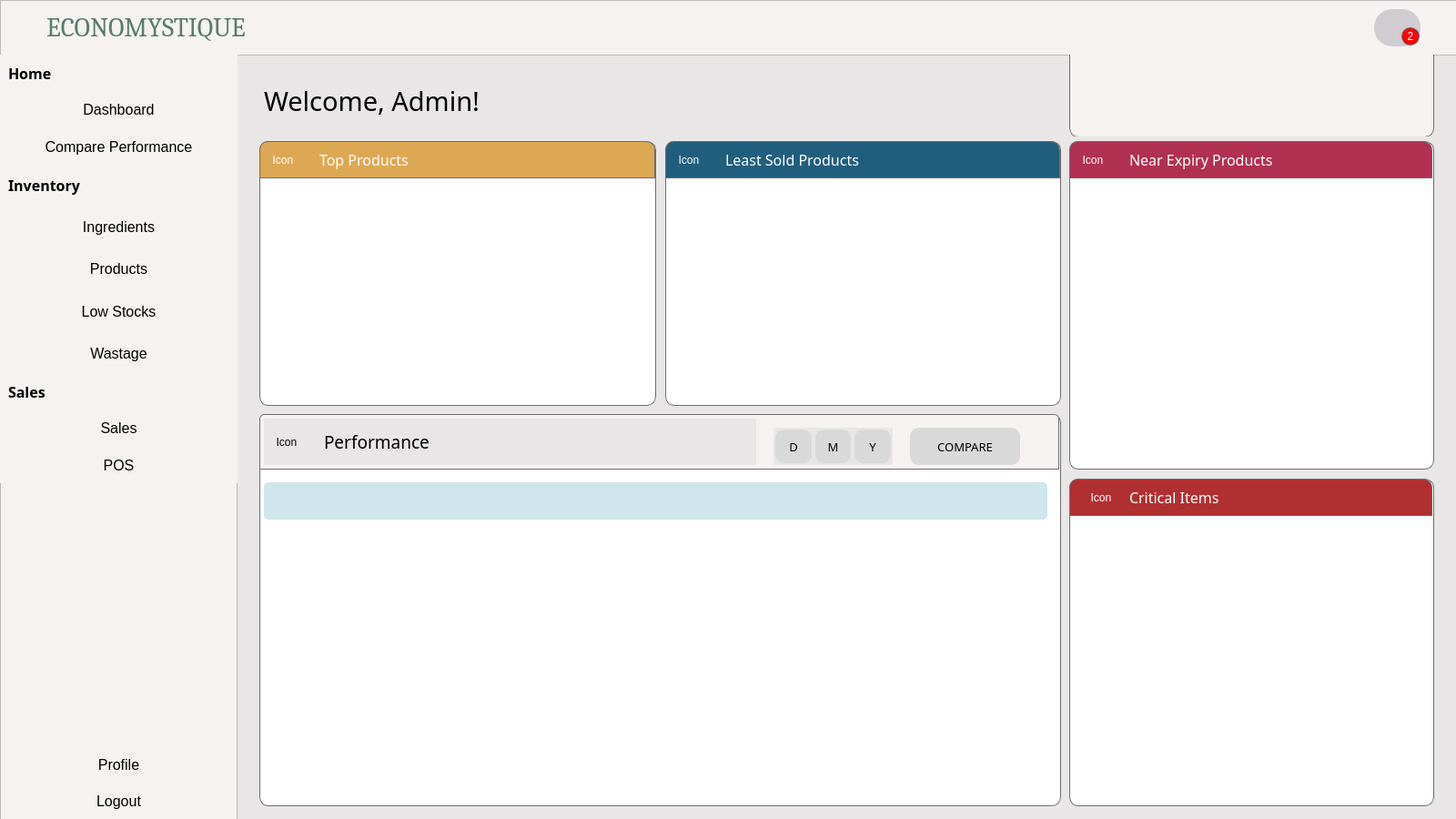
<?xml version="1.0" encoding="UTF-8"?>
<ui version="4.0">
 <class>Dashboard</class>
 <widget class="QWidget" name="Dashboard">
  <property name="geometry">
   <rect>
    <x>0</x>
    <y>0</y>
    <width>1600</width>
    <height>900</height>
   </rect>
  </property>
  <property name="windowTitle">
   <string>Form</string>
  </property>
  <property name="styleSheet">
   <string notr="true">color: black;
background: #E8E6E6;</string>
  </property>
  <widget class="QFrame" name="frame">
   <property name="geometry">
    <rect>
     <x>0</x>
     <y>0</y>
     <width>1601</width>
     <height>61</height>
    </rect>
   </property>
   <property name="styleSheet">
    <string notr="true">background: #F6f2f2;</string>
   </property>
   <property name="frameShape">
    <enum>QFrame::StyledPanel</enum>
   </property>
   <property name="frameShadow">
    <enum>QFrame::Raised</enum>
   </property>
   <widget class="QPushButton" name="btnObs">
    <property name="geometry">
     <rect>
      <x>0</x>
      <y>0</y>
      <width>321</width>
      <height>61</height>
     </rect>
    </property>
    <property name="font">
     <font>
      <family>Cambria</family>
      <pointsize>22</pointsize>
     </font>
    </property>
    <property name="cursor">
     <cursorShape>PointingHandCursor</cursorShape>
    </property>
    <property name="styleSheet">
     <string notr="true">QPushButton {
    background-color: transparent;
    color: #587c6c;
    border-radius: 50px;
}
QPushButton:hover {
    background-color: #e9e8e7;
}
QPushButton:pressed {
    border-style: inset;
    background-color: #e9e8e7;
}
</string>
    </property>
    <property name="text">
     <string>ECONOMYSTIQUE</string>
    </property>
    <property name="icon">
     <iconset>
      <normaloff>img/econologo_transparent_cropped.png</normaloff>img/econologo_transparent_cropped.png</iconset>
    </property>
    <property name="iconSize">
     <size>
      <width>30</width>
      <height>30</height>
     </size>
    </property>
   </widget>
   <widget class="QPushButton" name="btnNotif">
    <property name="geometry">
     <rect>
      <x>1510</x>
      <y>10</y>
      <width>51</width>
      <height>41</height>
     </rect>
    </property>
    <property name="styleSheet">
     <string notr="true">QPushButton {
	background: rgba(98,91,113,0.25);
	border: 0px;
border-radius: 20px;
}

QPushButton:hover {
    background: rgba(98,91,113,0.15);
}</string>
    </property>
    <property name="text">
     <string/>
    </property>
    <property name="icon">
     <iconset>
      <normaloff>img/notification-bell.png</normaloff>img/notification-bell.png</iconset>
    </property>
    <property name="iconSize">
     <size>
      <width>20</width>
      <height>20</height>
     </size>
    </property>
   </widget>
   <widget class="QLabel" name="lblBadge">
    <property name="geometry">
     <rect>
      <x>1540</x>
      <y>30</y>
      <width>20</width>
      <height>20</height>
     </rect>
    </property>
    <property name="styleSheet">
     <string notr="true">color: white;
background-color: red;
border-radius: 10px;
border: 1px solid #706c6c;</string>
    </property>
    <property name="text">
     <string>2</string>
    </property>
    <property name="alignment">
     <set>Qt::AlignCenter</set>
    </property>
    <property name="wordWrap">
     <bool>true</bool>
    </property>
   </widget>
  </widget>
  <widget class="QListWidget" name="lsExpProducts">
   <property name="geometry">
    <rect>
     <x>1170</x>
     <y>60</y>
     <width>411</width>
     <height>91</height>
    </rect>
   </property>
   <property name="font">
    <font>
     <family>Century Gothic</family>
     <pointsize>10</pointsize>
    </font>
   </property>
   <property name="styleSheet">
    <string notr="true">border-right: 1px solid #706c6c;
border-left: 1px solid #706c6c;
border-bottom: 1px solid #706c6c;
border-bottom-left-radius: 10px;
border-bottom-right-radius: 10px;
background-color: #F6f2f2;
color: black;
margin-left: 5px;
margin-right: 5px;</string>
   </property>
  </widget>
  <widget class="QFrame" name="frame_3">
   <property name="geometry">
    <rect>
     <x>0</x>
     <y>60</y>
     <width>261</width>
     <height>841</height>
    </rect>
   </property>
   <property name="styleSheet">
    <string notr="true">background: #F6F2F2;</string>
   </property>
   <property name="frameShape">
    <enum>QFrame::StyledPanel</enum>
   </property>
   <property name="frameShadow">
    <enum>QFrame::Raised</enum>
   </property>
   <widget class="QWidget" name="verticalLayoutWidget">
    <property name="geometry">
     <rect>
      <x>0</x>
      <y>120</y>
      <width>261</width>
      <height>231</height>
     </rect>
    </property>
    <layout class="QVBoxLayout" name="verticalLayout">
     <property name="spacing">
      <number>0</number>
     </property>
     <item>
      <widget class="QLabel" name="label_3">
       <property name="font">
        <font>
         <family>Gadugi</family>
         <pointsize>12</pointsize>
         <weight>75</weight>
         <bold>true</bold>
        </font>
       </property>
       <property name="styleSheet">
        <string notr="true">margin-left: 5px;</string>
       </property>
       <property name="text">
        <string>Inventory</string>
       </property>
      </widget>
     </item>
     <item>
      <widget class="QPushButton" name="btnIngredients">
       <property name="sizePolicy">
        <sizepolicy hsizetype="Minimum" vsizetype="Minimum">
         <horstretch>0</horstretch>
         <verstretch>0</verstretch>
        </sizepolicy>
       </property>
       <property name="font">
        <font>
         <pointsize>12</pointsize>
        </font>
       </property>
       <property name="cursor">
        <cursorShape>PointingHandCursor</cursorShape>
       </property>
       <property name="styleSheet">
        <string notr="true">QPushButton {
    background-color: transparent;
    color: black;
    border-radius: 50px;
}
QPushButton:hover {
    background-color: #e9e8e7;
}
QPushButton:pressed {
    border-style: inset;
    background-color: #e9e8e7;
}
</string>
       </property>
       <property name="text">
        <string>Ingredients</string>
       </property>
       <property name="checkable">
        <bool>false</bool>
       </property>
      </widget>
     </item>
     <item>
      <widget class="QPushButton" name="btnProducts">
       <property name="sizePolicy">
        <sizepolicy hsizetype="Minimum" vsizetype="Minimum">
         <horstretch>0</horstretch>
         <verstretch>0</verstretch>
        </sizepolicy>
       </property>
       <property name="font">
        <font>
         <pointsize>12</pointsize>
        </font>
       </property>
       <property name="cursor">
        <cursorShape>PointingHandCursor</cursorShape>
       </property>
       <property name="styleSheet">
        <string notr="true">QPushButton {
    background-color: transparent;
    color: black;
    border-radius: 50px;
}
QPushButton:hover {
    background-color: #e9e8e7;
}
QPushButton:pressed {
    border-style: inset;
    background-color: #e9e8e7;
}
</string>
       </property>
       <property name="text">
        <string>Products</string>
       </property>
       <property name="checkable">
        <bool>false</bool>
       </property>
      </widget>
     </item>
     <item>
      <widget class="QPushButton" name="btnCritical">
       <property name="sizePolicy">
        <sizepolicy hsizetype="Minimum" vsizetype="Minimum">
         <horstretch>0</horstretch>
         <verstretch>0</verstretch>
        </sizepolicy>
       </property>
       <property name="font">
        <font>
         <pointsize>12</pointsize>
        </font>
       </property>
       <property name="cursor">
        <cursorShape>PointingHandCursor</cursorShape>
       </property>
       <property name="styleSheet">
        <string notr="true">QPushButton {
    background-color: transparent;
    color: black;
    border-radius: 50px;
}
QPushButton:hover {
    background-color: #e9e8e7;
}
QPushButton:pressed {
    border-style: inset;
    background-color: #e9e8e7;
}
</string>
       </property>
       <property name="text">
        <string>Low Stocks</string>
       </property>
       <property name="checkable">
        <bool>false</bool>
       </property>
      </widget>
     </item>
     <item>
      <widget class="QPushButton" name="btnWastage">
       <property name="sizePolicy">
        <sizepolicy hsizetype="Minimum" vsizetype="Minimum">
         <horstretch>0</horstretch>
         <verstretch>0</verstretch>
        </sizepolicy>
       </property>
       <property name="font">
        <font>
         <pointsize>12</pointsize>
        </font>
       </property>
       <property name="cursor">
        <cursorShape>PointingHandCursor</cursorShape>
       </property>
       <property name="styleSheet">
        <string notr="true">QPushButton {
    background-color: transparent;
    color: black;
    border-radius: 50px;
}
QPushButton:hover {
    background-color: #e9e8e7;
}
QPushButton:pressed {
    border-style: inset;
    background-color: #e9e8e7;
}
</string>
       </property>
       <property name="text">
        <string>Wastage</string>
       </property>
       <property name="iconSize">
        <size>
         <width>50</width>
         <height>50</height>
        </size>
       </property>
       <property name="checkable">
        <bool>false</bool>
       </property>
      </widget>
     </item>
    </layout>
   </widget>
   <widget class="QWidget" name="verticalLayoutWidget_2">
    <property name="geometry">
     <rect>
      <x>0</x>
      <y>350</y>
      <width>261</width>
      <height>121</height>
     </rect>
    </property>
    <layout class="QVBoxLayout" name="verticalLayout_2">
     <property name="spacing">
      <number>0</number>
     </property>
     <item>
      <widget class="QLabel" name="label_5">
       <property name="font">
        <font>
         <family>Gadugi</family>
         <pointsize>12</pointsize>
         <weight>75</weight>
         <bold>true</bold>
        </font>
       </property>
       <property name="styleSheet">
        <string notr="true">margin-left: 5px;</string>
       </property>
       <property name="text">
        <string>Sales</string>
       </property>
      </widget>
     </item>
     <item>
      <widget class="QPushButton" name="btnSales">
       <property name="sizePolicy">
        <sizepolicy hsizetype="Minimum" vsizetype="Minimum">
         <horstretch>0</horstretch>
         <verstretch>0</verstretch>
        </sizepolicy>
       </property>
       <property name="font">
        <font>
         <pointsize>12</pointsize>
        </font>
       </property>
       <property name="cursor">
        <cursorShape>PointingHandCursor</cursorShape>
       </property>
       <property name="styleSheet">
        <string notr="true">QPushButton {
    background-color: transparent;
    color: black;
    border-radius: 50px;
}
QPushButton:hover {
    background-color: #e9e8e7;
}
QPushButton:pressed {
    border-style: inset;
    background-color: #e9e8e7;
}
</string>
       </property>
       <property name="text">
        <string>Sales</string>
       </property>
       <property name="checkable">
        <bool>false</bool>
       </property>
      </widget>
     </item>
     <item>
      <widget class="QPushButton" name="btnPOS">
       <property name="sizePolicy">
        <sizepolicy hsizetype="Minimum" vsizetype="Minimum">
         <horstretch>0</horstretch>
         <verstretch>0</verstretch>
        </sizepolicy>
       </property>
       <property name="font">
        <font>
         <pointsize>12</pointsize>
        </font>
       </property>
       <property name="cursor">
        <cursorShape>PointingHandCursor</cursorShape>
       </property>
       <property name="styleSheet">
        <string notr="true">QPushButton {
    background-color: transparent;
    color: black;
    border-radius: 50px;
}
QPushButton:hover {
    background-color: #e9e8e7;
}
QPushButton:pressed {
    border-style: inset;
    background-color: #e9e8e7;
}
</string>
       </property>
       <property name="text">
        <string>POS</string>
       </property>
       <property name="checkable">
        <bool>false</bool>
       </property>
      </widget>
     </item>
    </layout>
   </widget>
   <widget class="QPushButton" name="btnAccount">
    <property name="geometry">
     <rect>
      <x>0</x>
      <y>760</y>
      <width>261</width>
      <height>40</height>
     </rect>
    </property>
    <property name="sizePolicy">
     <sizepolicy hsizetype="Minimum" vsizetype="Minimum">
      <horstretch>0</horstretch>
      <verstretch>0</verstretch>
     </sizepolicy>
    </property>
    <property name="font">
     <font>
      <pointsize>12</pointsize>
     </font>
    </property>
    <property name="cursor">
     <cursorShape>PointingHandCursor</cursorShape>
    </property>
    <property name="styleSheet">
     <string notr="true">QPushButton {
    background-color: transparent;
    color: black;
    border-radius: 50px;
}
QPushButton:hover {
    background-color: #e9e8e7;
}
QPushButton:pressed {
    border-style: inset;
    background-color: #e9e8e7;
}
</string>
    </property>
    <property name="text">
     <string>Profile</string>
    </property>
   </widget>
   <widget class="QPushButton" name="btnLogOut">
    <property name="geometry">
     <rect>
      <x>0</x>
      <y>800</y>
      <width>261</width>
      <height>40</height>
     </rect>
    </property>
    <property name="sizePolicy">
     <sizepolicy hsizetype="Minimum" vsizetype="Minimum">
      <horstretch>0</horstretch>
      <verstretch>0</verstretch>
     </sizepolicy>
    </property>
    <property name="font">
     <font>
      <pointsize>12</pointsize>
     </font>
    </property>
    <property name="cursor">
     <cursorShape>PointingHandCursor</cursorShape>
    </property>
    <property name="styleSheet">
     <string notr="true">QPushButton {
    background-color: transparent;
    color: black;
    border-radius: 50px;
}
QPushButton:hover {
    background-color: #e9e8e7;
}
QPushButton:pressed {
    border-style: inset;
    background-color: #e9e8e7;
}
</string>
    </property>
    <property name="text">
     <string>Logout</string>
    </property>
   </widget>
   <widget class="QWidget" name="verticalLayoutWidget_3">
    <property name="geometry">
     <rect>
      <x>0</x>
      <y>0</y>
      <width>261</width>
      <height>121</height>
     </rect>
    </property>
    <layout class="QVBoxLayout" name="verticalLayout_3">
     <property name="spacing">
      <number>0</number>
     </property>
     <item>
      <widget class="QLabel" name="label_13">
       <property name="font">
        <font>
         <family>Gadugi</family>
         <pointsize>12</pointsize>
         <weight>75</weight>
         <bold>true</bold>
        </font>
       </property>
       <property name="styleSheet">
        <string notr="true">margin-left: 5px;</string>
       </property>
       <property name="text">
        <string>Home</string>
       </property>
      </widget>
     </item>
     <item>
      <widget class="QPushButton" name="btnDashboard">
       <property name="sizePolicy">
        <sizepolicy hsizetype="Minimum" vsizetype="Minimum">
         <horstretch>0</horstretch>
         <verstretch>0</verstretch>
        </sizepolicy>
       </property>
       <property name="font">
        <font>
         <pointsize>12</pointsize>
        </font>
       </property>
       <property name="cursor">
        <cursorShape>PointingHandCursor</cursorShape>
       </property>
       <property name="styleSheet">
        <string notr="true">QPushButton {
    background-color: transparent;
    color: black;
    border-radius: 50px;
}
QPushButton:hover {
    background-color: #e9e8e7;
}
QPushButton:pressed {
    border-style: inset;
    background-color: #e9e8e7;
}
</string>
       </property>
       <property name="text">
        <string>Dashboard</string>
       </property>
       <property name="checkable">
        <bool>false</bool>
       </property>
      </widget>
     </item>
     <item>
      <widget class="QPushButton" name="btnCompare_2">
       <property name="sizePolicy">
        <sizepolicy hsizetype="Minimum" vsizetype="Minimum">
         <horstretch>0</horstretch>
         <verstretch>0</verstretch>
        </sizepolicy>
       </property>
       <property name="font">
        <font>
         <pointsize>12</pointsize>
        </font>
       </property>
       <property name="cursor">
        <cursorShape>PointingHandCursor</cursorShape>
       </property>
       <property name="styleSheet">
        <string notr="true">QPushButton {
    background-color: transparent;
    color: black;
    border-radius: 50px;
}
QPushButton:hover {
    background-color: #e9e8e7;
}
QPushButton:pressed {
    border-style: inset;
    background-color: #e9e8e7;
}
</string>
       </property>
       <property name="text">
        <string>Compare Performance</string>
       </property>
       <property name="checkable">
        <bool>false</bool>
       </property>
      </widget>
     </item>
    </layout>
   </widget>
  </widget>
  <widget class="QLabel" name="lblWelcomeName">
   <property name="geometry">
    <rect>
     <x>290</x>
     <y>70</y>
     <width>671</width>
     <height>81</height>
    </rect>
   </property>
   <property name="font">
    <font>
     <family>Gadugi</family>
     <pointsize>22</pointsize>
    </font>
   </property>
   <property name="styleSheet">
    <string notr="true">background: transparent;</string>
   </property>
   <property name="text">
    <string>Welcome, Admin!</string>
   </property>
  </widget>
  <widget class="QWidget" name="horizontalLayoutWidget">
   <property name="geometry">
    <rect>
     <x>280</x>
     <y>150</y>
     <width>891</width>
     <height>301</height>
    </rect>
   </property>
   <layout class="QHBoxLayout" name="horizontalLayout">
    <property name="spacing">
     <number>0</number>
    </property>
    <property name="leftMargin">
     <number>0</number>
    </property>
    <property name="topMargin">
     <number>0</number>
    </property>
    <property name="rightMargin">
     <number>0</number>
    </property>
    <property name="bottomMargin">
     <number>0</number>
    </property>
    <item>
     <widget class="QFrame" name="frame_2">
      <property name="sizePolicy">
       <sizepolicy hsizetype="Preferred" vsizetype="Preferred">
        <horstretch>0</horstretch>
        <verstretch>0</verstretch>
       </sizepolicy>
      </property>
      <property name="styleSheet">
       <string notr="true">#frame_2{
	border-radius: 10px;
	background: white;
	margin: 5px;
	border: 1px solid #706c6c;
}</string>
      </property>
      <property name="frameShape">
       <enum>QFrame::StyledPanel</enum>
      </property>
      <property name="frameShadow">
       <enum>QFrame::Raised</enum>
      </property>
      <widget class="QLabel" name="lblBestProduct">
       <property name="geometry">
        <rect>
         <x>20</x>
         <y>60</y>
         <width>401</width>
         <height>191</height>
        </rect>
       </property>
       <property name="font">
        <font>
         <family>Century Gothic</family>
         <pointsize>14</pointsize>
         <weight>75</weight>
         <italic>true</italic>
         <bold>true</bold>
        </font>
       </property>
       <property name="styleSheet">
        <string notr="true">border-top-right-radius: 5px;
border-top-left-radius: 5px;
background: transparent;
color: black;</string>
       </property>
       <property name="text">
        <string/>
       </property>
       <property name="alignment">
        <set>Qt::AlignCenter</set>
       </property>
       <property name="wordWrap">
        <bool>true</bool>
       </property>
      </widget>
      <widget class="QFrame" name="frame_8">
       <property name="geometry">
        <rect>
         <x>0</x>
         <y>0</y>
         <width>445</width>
         <height>51</height>
        </rect>
       </property>
       <property name="styleSheet">
        <string notr="true">#frame_8{
	border: 1px solid #706c6c;
	border-top-left-radius: 10px;
	border-top-right-radius: 10px;
	background: #DDA853;
	margin: 5px;
}</string>
       </property>
       <property name="frameShape">
        <enum>QFrame::StyledPanel</enum>
       </property>
       <property name="frameShadow">
        <enum>QFrame::Raised</enum>
       </property>
       <layout class="QGridLayout" name="gridLayout_5">
        <property name="leftMargin">
         <number>0</number>
        </property>
        <property name="topMargin">
         <number>0</number>
        </property>
        <property name="rightMargin">
         <number>0</number>
        </property>
        <property name="bottomMargin">
         <number>0</number>
        </property>
        <item row="0" column="1">
         <widget class="QLabel" name="label_4">
          <property name="sizePolicy">
           <sizepolicy hsizetype="Expanding" vsizetype="Preferred">
            <horstretch>0</horstretch>
            <verstretch>0</verstretch>
           </sizepolicy>
          </property>
          <property name="font">
           <font>
            <family>Gadugi</family>
            <pointsize>12</pointsize>
            <weight>50</weight>
            <bold>false</bold>
           </font>
          </property>
          <property name="styleSheet">
           <string notr="true">background: transparent;
color: white;
margin-left: 5px;</string>
          </property>
          <property name="lineWidth">
           <number>1</number>
          </property>
          <property name="text">
           <string>Top Products</string>
          </property>
          <property name="alignment">
           <set>Qt::AlignLeading|Qt::AlignLeft|Qt::AlignVCenter</set>
          </property>
         </widget>
        </item>
        <item row="0" column="0">
         <widget class="QLabel" name="label_6">
          <property name="sizePolicy">
           <sizepolicy hsizetype="Minimum" vsizetype="Expanding">
            <horstretch>0</horstretch>
            <verstretch>0</verstretch>
           </sizepolicy>
          </property>
          <property name="minimumSize">
           <size>
            <width>50</width>
            <height>0</height>
           </size>
          </property>
          <property name="styleSheet">
           <string notr="true">background: transparent;
color: white;</string>
          </property>
          <property name="text">
           <string>Icon</string>
          </property>
          <property name="alignment">
           <set>Qt::AlignCenter</set>
          </property>
         </widget>
        </item>
       </layout>
      </widget>
     </widget>
    </item>
    <item>
     <widget class="QFrame" name="frame_4">
      <property name="sizePolicy">
       <sizepolicy hsizetype="Preferred" vsizetype="Preferred">
        <horstretch>0</horstretch>
        <verstretch>0</verstretch>
       </sizepolicy>
      </property>
      <property name="styleSheet">
       <string notr="true">#frame_4{
	border-radius: 10px;
	background: white;
	margin: 5px;
	border: 1px solid #706c6c;
}</string>
      </property>
      <property name="frameShape">
       <enum>QFrame::StyledPanel</enum>
      </property>
      <property name="frameShadow">
       <enum>QFrame::Raised</enum>
      </property>
      <widget class="QFrame" name="frame_9">
       <property name="geometry">
        <rect>
         <x>0</x>
         <y>0</y>
         <width>444</width>
         <height>51</height>
        </rect>
       </property>
       <property name="styleSheet">
        <string notr="true">#frame_9{
	border: 1px solid #706c6c;
	border-top-left-radius: 10px;
	border-top-right-radius: 10px;
	background: #215E7D;
	margin: 5px;
}</string>
       </property>
       <property name="frameShape">
        <enum>QFrame::StyledPanel</enum>
       </property>
       <property name="frameShadow">
        <enum>QFrame::Raised</enum>
       </property>
       <layout class="QGridLayout" name="gridLayout_4">
        <property name="leftMargin">
         <number>0</number>
        </property>
        <property name="topMargin">
         <number>0</number>
        </property>
        <property name="rightMargin">
         <number>0</number>
        </property>
        <property name="bottomMargin">
         <number>0</number>
        </property>
        <item row="0" column="1">
         <widget class="QLabel" name="label_7">
          <property name="sizePolicy">
           <sizepolicy hsizetype="Expanding" vsizetype="Preferred">
            <horstretch>0</horstretch>
            <verstretch>0</verstretch>
           </sizepolicy>
          </property>
          <property name="font">
           <font>
            <family>Gadugi</family>
            <pointsize>12</pointsize>
            <weight>50</weight>
            <bold>false</bold>
           </font>
          </property>
          <property name="styleSheet">
           <string notr="true">background: transparent;
color: white;
margin-left: 5px;</string>
          </property>
          <property name="lineWidth">
           <number>1</number>
          </property>
          <property name="text">
           <string>Least Sold Products</string>
          </property>
          <property name="alignment">
           <set>Qt::AlignLeading|Qt::AlignLeft|Qt::AlignVCenter</set>
          </property>
         </widget>
        </item>
        <item row="0" column="0">
         <widget class="QLabel" name="label_9">
          <property name="sizePolicy">
           <sizepolicy hsizetype="Minimum" vsizetype="Preferred">
            <horstretch>0</horstretch>
            <verstretch>0</verstretch>
           </sizepolicy>
          </property>
          <property name="minimumSize">
           <size>
            <width>50</width>
            <height>0</height>
           </size>
          </property>
          <property name="styleSheet">
           <string notr="true">background: transparent;
color: white;</string>
          </property>
          <property name="text">
           <string>Icon</string>
          </property>
          <property name="alignment">
           <set>Qt::AlignCenter</set>
          </property>
         </widget>
        </item>
       </layout>
      </widget>
     </widget>
    </item>
   </layout>
  </widget>
  <widget class="QWidget" name="verticalLayoutWidget_4">
   <property name="geometry">
    <rect>
     <x>1170</x>
     <y>150</y>
     <width>411</width>
     <height>741</height>
    </rect>
   </property>
   <layout class="QVBoxLayout" name="verticalLayout_4">
    <property name="spacing">
     <number>0</number>
    </property>
    <item>
     <widget class="QFrame" name="frame_6">
      <property name="sizePolicy">
       <sizepolicy hsizetype="Preferred" vsizetype="Preferred">
        <horstretch>0</horstretch>
        <verstretch>0</verstretch>
       </sizepolicy>
      </property>
      <property name="styleSheet">
       <string notr="true">#frame_6{
	border-radius: 10px;
	background: white;
	margin: 5px;
	border: 1px solid #706c6c;
}
</string>
      </property>
      <property name="frameShape">
       <enum>QFrame::StyledPanel</enum>
      </property>
      <property name="frameShadow">
       <enum>QFrame::Raised</enum>
      </property>
      <widget class="QFrame" name="frame_10">
       <property name="geometry">
        <rect>
         <x>0</x>
         <y>0</y>
         <width>409</width>
         <height>51</height>
        </rect>
       </property>
       <property name="styleSheet">
        <string notr="true">#frame_10{
	border: 1px solid #706c6c;
	border-top-left-radius: 10px;
	border-top-right-radius: 10px;
	background: #B03052;
	margin: 5px;
}</string>
       </property>
       <property name="frameShape">
        <enum>QFrame::StyledPanel</enum>
       </property>
       <property name="frameShadow">
        <enum>QFrame::Raised</enum>
       </property>
       <layout class="QGridLayout" name="gridLayout_3">
        <property name="leftMargin">
         <number>0</number>
        </property>
        <property name="topMargin">
         <number>0</number>
        </property>
        <property name="rightMargin">
         <number>0</number>
        </property>
        <property name="bottomMargin">
         <number>0</number>
        </property>
        <item row="0" column="1">
         <widget class="QLabel" name="label_8">
          <property name="sizePolicy">
           <sizepolicy hsizetype="Expanding" vsizetype="Preferred">
            <horstretch>0</horstretch>
            <verstretch>0</verstretch>
           </sizepolicy>
          </property>
          <property name="font">
           <font>
            <family>Gadugi</family>
            <pointsize>12</pointsize>
            <weight>50</weight>
            <bold>false</bold>
           </font>
          </property>
          <property name="styleSheet">
           <string notr="true">background: transparent;
color: white;
margin-left: 5px;</string>
          </property>
          <property name="lineWidth">
           <number>1</number>
          </property>
          <property name="text">
           <string>Near Expiry Products</string>
          </property>
          <property name="alignment">
           <set>Qt::AlignLeading|Qt::AlignLeft|Qt::AlignVCenter</set>
          </property>
         </widget>
        </item>
        <item row="0" column="0">
         <widget class="QLabel" name="label_10">
          <property name="sizePolicy">
           <sizepolicy hsizetype="Minimum" vsizetype="Preferred">
            <horstretch>0</horstretch>
            <verstretch>0</verstretch>
           </sizepolicy>
          </property>
          <property name="minimumSize">
           <size>
            <width>50</width>
            <height>0</height>
           </size>
          </property>
          <property name="styleSheet">
           <string notr="true">background: transparent;
color: white;</string>
          </property>
          <property name="text">
           <string>Icon</string>
          </property>
          <property name="alignment">
           <set>Qt::AlignCenter</set>
          </property>
         </widget>
        </item>
       </layout>
      </widget>
     </widget>
    </item>
    <item>
     <widget class="QFrame" name="frame_7">
      <property name="sizePolicy">
       <sizepolicy hsizetype="Minimum" vsizetype="Preferred">
        <horstretch>0</horstretch>
        <verstretch>0</verstretch>
       </sizepolicy>
      </property>
      <property name="styleSheet">
       <string notr="true">#frame_7{
	border: 1px solid #706c6c;
	border-radius: 10px;
	background: white;
	margin: 5px;
}
</string>
      </property>
      <property name="frameShape">
       <enum>QFrame::StyledPanel</enum>
      </property>
      <property name="frameShadow">
       <enum>QFrame::Raised</enum>
      </property>
      <widget class="QFrame" name="frame_11">
       <property name="geometry">
        <rect>
         <x>0</x>
         <y>0</y>
         <width>409</width>
         <height>51</height>
        </rect>
       </property>
       <property name="sizePolicy">
        <sizepolicy hsizetype="Fixed" vsizetype="Fixed">
         <horstretch>0</horstretch>
         <verstretch>0</verstretch>
        </sizepolicy>
       </property>
       <property name="styleSheet">
        <string notr="true">#frame_11{
border: 1px solid #706c6c;
border-top-left-radius: 10px;
border-top-right-radius: 10px;
background: #B03032;
margin: 5px;
}</string>
       </property>
       <property name="frameShape">
        <enum>QFrame::StyledPanel</enum>
       </property>
       <property name="frameShadow">
        <enum>QFrame::Raised</enum>
       </property>
       <layout class="QHBoxLayout" name="horizontalLayout_3">
        <item>
         <widget class="QLabel" name="label_11">
          <property name="sizePolicy">
           <sizepolicy hsizetype="Minimum" vsizetype="Preferred">
            <horstretch>0</horstretch>
            <verstretch>0</verstretch>
           </sizepolicy>
          </property>
          <property name="minimumSize">
           <size>
            <width>50</width>
            <height>0</height>
           </size>
          </property>
          <property name="styleSheet">
           <string notr="true">background: transparent;
color: white;</string>
          </property>
          <property name="text">
           <string>Icon</string>
          </property>
          <property name="alignment">
           <set>Qt::AlignCenter</set>
          </property>
         </widget>
        </item>
        <item>
         <widget class="QLabel" name="label">
          <property name="sizePolicy">
           <sizepolicy hsizetype="Expanding" vsizetype="Preferred">
            <horstretch>0</horstretch>
            <verstretch>0</verstretch>
           </sizepolicy>
          </property>
          <property name="font">
           <font>
            <family>Gadugi</family>
            <pointsize>12</pointsize>
           </font>
          </property>
          <property name="styleSheet">
           <string notr="true">background: transparent;
color: white;</string>
          </property>
          <property name="text">
           <string>Critical Items</string>
          </property>
          <property name="alignment">
           <set>Qt::AlignLeading|Qt::AlignLeft|Qt::AlignVCenter</set>
          </property>
         </widget>
        </item>
       </layout>
      </widget>
     </widget>
    </item>
   </layout>
  </widget>
  <widget class="QWidget" name="gridLayoutWidget">
   <property name="geometry">
    <rect>
     <x>280</x>
     <y>450</y>
     <width>891</width>
     <height>441</height>
    </rect>
   </property>
   <layout class="QGridLayout" name="gridLayout_2">
    <item row="0" column="0">
     <widget class="QFrame" name="frame_12">
      <property name="sizePolicy">
       <sizepolicy hsizetype="Expanding" vsizetype="Preferred">
        <horstretch>0</horstretch>
        <verstretch>0</verstretch>
       </sizepolicy>
      </property>
      <property name="styleSheet">
       <string notr="true">#frame_12{
	border: 1px solid #706c6c;
	border-radius: 10px;
	background: white;
margin: 5px;
}</string>
      </property>
      <property name="frameShape">
       <enum>QFrame::StyledPanel</enum>
      </property>
      <property name="frameShadow">
       <enum>QFrame::Raised</enum>
      </property>
      <widget class="QFrame" name="frame_5">
       <property name="geometry">
        <rect>
         <x>10</x>
         <y>80</y>
         <width>861</width>
         <height>41</height>
        </rect>
       </property>
       <property name="styleSheet">
        <string notr="true">QFrame{
	border-radius: 5px;
	background: #cfe6ed;
}
</string>
       </property>
       <property name="frameShape">
        <enum>QFrame::StyledPanel</enum>
       </property>
       <property name="frameShadow">
        <enum>QFrame::Raised</enum>
       </property>
       <layout class="QGridLayout" name="gridLayout">
        <property name="leftMargin">
         <number>1</number>
        </property>
        <property name="topMargin">
         <number>1</number>
        </property>
        <property name="rightMargin">
         <number>1</number>
        </property>
        <property name="bottomMargin">
         <number>1</number>
        </property>
        <item row="0" column="0">
         <widget class="QLabel" name="lblPerformance">
          <property name="sizePolicy">
           <sizepolicy hsizetype="Expanding" vsizetype="Expanding">
            <horstretch>0</horstretch>
            <verstretch>0</verstretch>
           </sizepolicy>
          </property>
          <property name="font">
           <font>
            <family>Gadugi</family>
            <pointsize>14</pointsize>
            <weight>50</weight>
            <italic>false</italic>
            <bold>false</bold>
           </font>
          </property>
          <property name="styleSheet">
           <string notr="true">background: transparent;
color: black;</string>
          </property>
          <property name="text">
           <string/>
          </property>
          <property name="alignment">
           <set>Qt::AlignCenter</set>
          </property>
          <property name="wordWrap">
           <bool>true</bool>
          </property>
         </widget>
        </item>
       </layout>
      </widget>
      <widget class="QWidget" name="gpPerformance" native="true">
       <property name="geometry">
        <rect>
         <x>10</x>
         <y>120</y>
         <width>861</width>
         <height>311</height>
        </rect>
       </property>
       <property name="styleSheet">
        <string notr="true">QWidget {
    border-radius: 5px;
	background-color: transparent;
	padding: 0px;
}</string>
       </property>
      </widget>
      <widget class="QFrame" name="frame_13">
       <property name="geometry">
        <rect>
         <x>0</x>
         <y>0</y>
         <width>889</width>
         <height>71</height>
        </rect>
       </property>
       <property name="styleSheet">
        <string notr="true">#frame_13{
border: 1px solid #706c6c;
border-top-left-radius: 5px;
border-top-right-radius: 5px;
background: #F6F2F2;
margin: 5px;
}</string>
       </property>
       <property name="frameShape">
        <enum>QFrame::StyledPanel</enum>
       </property>
       <property name="frameShadow">
        <enum>QFrame::Raised</enum>
       </property>
       <widget class="QWidget" name="horizontalLayoutWidget_2">
        <property name="geometry">
         <rect>
          <x>570</x>
          <y>20</y>
          <width>131</width>
          <height>41</height>
         </rect>
        </property>
        <layout class="QHBoxLayout" name="horizontalLayout_2">
         <property name="spacing">
          <number>0</number>
         </property>
         <item>
          <widget class="QPushButton" name="btnDaily">
           <property name="sizePolicy">
            <sizepolicy hsizetype="Minimum" vsizetype="Minimum">
             <horstretch>0</horstretch>
             <verstretch>0</verstretch>
            </sizepolicy>
           </property>
           <property name="font">
            <font>
             <family>Century Gothic</family>
             <pointsize>10</pointsize>
            </font>
           </property>
           <property name="toolTip">
            <string>Daily</string>
           </property>
           <property name="styleSheet">
            <string notr="true">QPushButton{
	background: #d9d9d9;
	color: black;
	border-style: outset;
	border-radius:10px;
	border-color: black;
	margin: 2px;
}
QPushButton:hover {
    background-color: #e9e8e7;
}
QPushButton:pressed {
    border-style: inset;
    background-color: #e9e8e7;
}</string>
           </property>
           <property name="text">
            <string>D</string>
           </property>
          </widget>
         </item>
         <item>
          <widget class="QPushButton" name="btnMonthly">
           <property name="sizePolicy">
            <sizepolicy hsizetype="Minimum" vsizetype="Minimum">
             <horstretch>0</horstretch>
             <verstretch>0</verstretch>
            </sizepolicy>
           </property>
           <property name="font">
            <font>
             <family>Century Gothic</family>
             <pointsize>10</pointsize>
            </font>
           </property>
           <property name="toolTip">
            <string>Monthly</string>
           </property>
           <property name="styleSheet">
            <string notr="true">QPushButton{
	background: #d9d9d9;
	color: black;
	border-style: outset;
	border-radius:10px;
	border-color: black;
	margin: 2px;
}
QPushButton:hover {
    background-color: #e9e8e7;
}
QPushButton:pressed {
    border-style: inset;
    background-color: #e9e8e7;
}</string>
           </property>
           <property name="text">
            <string>M</string>
           </property>
          </widget>
         </item>
         <item>
          <widget class="QPushButton" name="btnYearly">
           <property name="sizePolicy">
            <sizepolicy hsizetype="Minimum" vsizetype="Minimum">
             <horstretch>0</horstretch>
             <verstretch>0</verstretch>
            </sizepolicy>
           </property>
           <property name="font">
            <font>
             <family>Century Gothic</family>
             <pointsize>10</pointsize>
            </font>
           </property>
           <property name="toolTip">
            <string>Yearly</string>
           </property>
           <property name="styleSheet">
            <string notr="true">QPushButton{
	background: #d9d9d9;
	color: black;
	border-style: outset;
	border-radius:10px;
	border-color: black;
	margin: 2px;
}
QPushButton:hover {
    background-color: #e9e8e7;
}
QPushButton:pressed {
    border-style: inset;
    background-color: #e9e8e7;
}</string>
           </property>
           <property name="text">
            <string>Y</string>
           </property>
          </widget>
         </item>
        </layout>
       </widget>
       <widget class="QPushButton" name="btnCompare">
        <property name="geometry">
         <rect>
          <x>720</x>
          <y>20</y>
          <width>121</width>
          <height>41</height>
         </rect>
        </property>
        <property name="font">
         <font>
          <family>Century Gothic</family>
          <pointsize>10</pointsize>
         </font>
        </property>
        <property name="styleSheet">
         <string notr="true">QPushButton{
	background: #d9d9d9;
	color: black;
	border-style: outset;
	border-radius:10px;
	border-color: black;
}
QPushButton:hover {
    background-color: #e9e8e7;
}
QPushButton:pressed {
    border-style: inset;
    background-color: #e9e8e7;
}</string>
        </property>
        <property name="text">
         <string>COMPARE</string>
        </property>
       </widget>
       <widget class="QWidget" name="horizontalLayoutWidget_3">
        <property name="geometry">
         <rect>
          <x>10</x>
          <y>10</y>
          <width>541</width>
          <height>51</height>
         </rect>
        </property>
        <layout class="QHBoxLayout" name="horizontalLayout_4">
         <item>
          <widget class="QLabel" name="label_12">
           <property name="sizePolicy">
            <sizepolicy hsizetype="Minimum" vsizetype="Preferred">
             <horstretch>0</horstretch>
             <verstretch>0</verstretch>
            </sizepolicy>
           </property>
           <property name="minimumSize">
            <size>
             <width>50</width>
             <height>0</height>
            </size>
           </property>
           <property name="styleSheet">
            <string notr="true">background: transparent;
color: black;</string>
           </property>
           <property name="text">
            <string>Icon</string>
           </property>
           <property name="alignment">
            <set>Qt::AlignCenter</set>
           </property>
          </widget>
         </item>
         <item>
          <widget class="QLabel" name="label_2">
           <property name="sizePolicy">
            <sizepolicy hsizetype="Expanding" vsizetype="Preferred">
             <horstretch>0</horstretch>
             <verstretch>0</verstretch>
            </sizepolicy>
           </property>
           <property name="font">
            <font>
             <family>Gadugi</family>
             <pointsize>14</pointsize>
            </font>
           </property>
           <property name="styleSheet">
            <string notr="true">background: transparent;
margin-left: 5px;</string>
           </property>
           <property name="text">
            <string>Performance</string>
           </property>
           <property name="scaledContents">
            <bool>false</bool>
           </property>
           <property name="alignment">
            <set>Qt::AlignLeading|Qt::AlignLeft|Qt::AlignVCenter</set>
           </property>
          </widget>
         </item>
        </layout>
       </widget>
      </widget>
     </widget>
    </item>
   </layout>
  </widget>
 </widget>
 <resources/>
 <connections/>
</ui>
